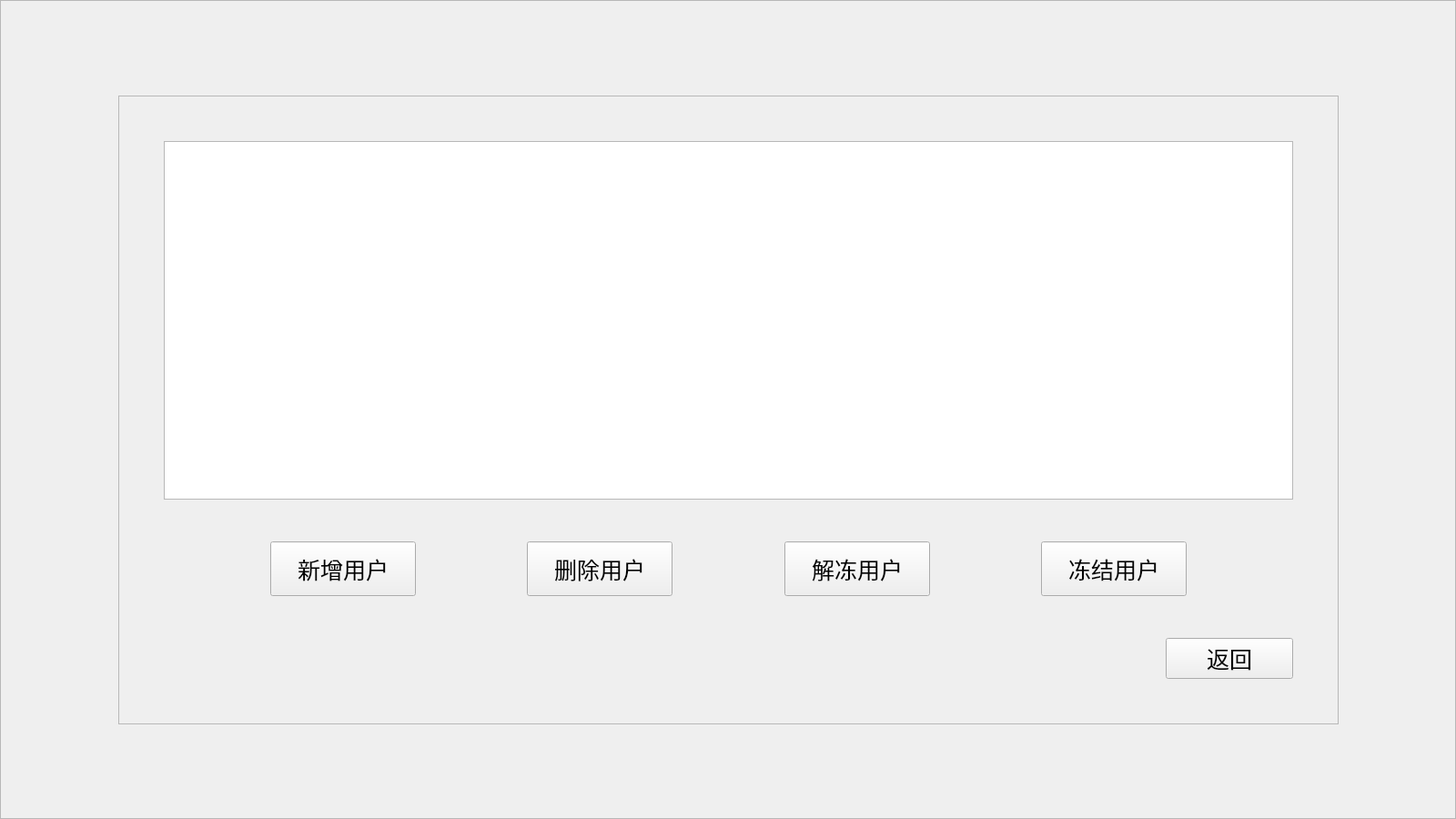
<?xml version="1.0" encoding="UTF-8"?>
<ui version="4.0">
 <class>AccountManagementWidget</class>
 <widget class="QWidget" name="AccountManagementWidget">
  <property name="geometry">
   <rect>
    <x>0</x>
    <y>0</y>
    <width>1600</width>
    <height>900</height>
   </rect>
  </property>
  <property name="sizePolicy">
   <sizepolicy hsizetype="Fixed" vsizetype="Fixed">
    <horstretch>0</horstretch>
    <verstretch>0</verstretch>
   </sizepolicy>
  </property>
  <property name="minimumSize">
   <size>
    <width>1600</width>
    <height>900</height>
   </size>
  </property>
  <property name="maximumSize">
   <size>
    <width>1600</width>
    <height>900</height>
   </size>
  </property>
  <property name="windowTitle">
   <string>Form</string>
  </property>
  <widget class="QFrame" name="frame_background">
   <property name="geometry">
    <rect>
     <x>0</x>
     <y>0</y>
     <width>1600</width>
     <height>900</height>
    </rect>
   </property>
   <property name="sizePolicy">
    <sizepolicy hsizetype="Fixed" vsizetype="Fixed">
     <horstretch>0</horstretch>
     <verstretch>0</verstretch>
    </sizepolicy>
   </property>
   <property name="minimumSize">
    <size>
     <width>1600</width>
     <height>900</height>
    </size>
   </property>
   <property name="maximumSize">
    <size>
     <width>1600</width>
     <height>900</height>
    </size>
   </property>
   <property name="frameShape">
    <enum>QFrame::StyledPanel</enum>
   </property>
   <property name="frameShadow">
    <enum>QFrame::Raised</enum>
   </property>
   <layout class="QGridLayout" name="gridLayout_2">
    <item row="0" column="0">
     <layout class="QVBoxLayout" name="verticalLayout_3">
      <item>
       <spacer name="verticalSpacer_5">
        <property name="orientation">
         <enum>Qt::Vertical</enum>
        </property>
        <property name="sizeHint" stdset="0">
         <size>
          <width>20</width>
          <height>40</height>
         </size>
        </property>
       </spacer>
      </item>
      <item>
       <layout class="QHBoxLayout" name="horizontalLayout_4">
        <item>
         <spacer name="horizontalSpacer_9">
          <property name="orientation">
           <enum>Qt::Horizontal</enum>
          </property>
          <property name="sizeHint" stdset="0">
           <size>
            <width>40</width>
            <height>20</height>
           </size>
          </property>
         </spacer>
        </item>
        <item>
         <widget class="QFrame" name="frame_login">
          <property name="sizePolicy">
           <sizepolicy hsizetype="Fixed" vsizetype="Fixed">
            <horstretch>0</horstretch>
            <verstretch>0</verstretch>
           </sizepolicy>
          </property>
          <property name="minimumSize">
           <size>
            <width>1341</width>
            <height>691</height>
           </size>
          </property>
          <property name="maximumSize">
           <size>
            <width>1341</width>
            <height>691</height>
           </size>
          </property>
          <property name="frameShape">
           <enum>QFrame::StyledPanel</enum>
          </property>
          <property name="frameShadow">
           <enum>QFrame::Raised</enum>
          </property>
          <layout class="QGridLayout" name="gridLayout">
           <item row="0" column="0">
            <layout class="QHBoxLayout" name="horizontalLayout_3">
             <item>
              <spacer name="horizontalSpacer_8">
               <property name="orientation">
                <enum>Qt::Horizontal</enum>
               </property>
               <property name="sizeType">
                <enum>QSizePolicy::Minimum</enum>
               </property>
               <property name="sizeHint" stdset="0">
                <size>
                 <width>40</width>
                 <height>20</height>
                </size>
               </property>
              </spacer>
             </item>
             <item>
              <layout class="QVBoxLayout" name="verticalLayout_2">
               <item>
                <spacer name="verticalSpacer_2">
                 <property name="orientation">
                  <enum>Qt::Vertical</enum>
                 </property>
                 <property name="sizeType">
                  <enum>QSizePolicy::Minimum</enum>
                 </property>
                 <property name="sizeHint" stdset="0">
                  <size>
                   <width>20</width>
                   <height>40</height>
                  </size>
                 </property>
                </spacer>
               </item>
               <item>
                <layout class="QVBoxLayout" name="verticalLayout">
                 <item>
                  <widget class="QTableView" name="tableView"/>
                 </item>
                 <item>
                  <spacer name="verticalSpacer">
                   <property name="orientation">
                    <enum>Qt::Vertical</enum>
                   </property>
                   <property name="sizeType">
                    <enum>QSizePolicy::Minimum</enum>
                   </property>
                   <property name="sizeHint" stdset="0">
                    <size>
                     <width>20</width>
                     <height>40</height>
                    </size>
                   </property>
                  </spacer>
                 </item>
                 <item>
                  <layout class="QHBoxLayout" name="horizontalLayout">
                   <item>
                    <spacer name="horizontalSpacer">
                     <property name="orientation">
                      <enum>Qt::Horizontal</enum>
                     </property>
                     <property name="sizeHint" stdset="0">
                      <size>
                       <width>40</width>
                       <height>20</height>
                      </size>
                     </property>
                    </spacer>
                   </item>
                   <item>
                    <widget class="QPushButton" name="addButton">
                     <property name="sizePolicy">
                      <sizepolicy hsizetype="Fixed" vsizetype="Fixed">
                       <horstretch>0</horstretch>
                       <verstretch>0</verstretch>
                      </sizepolicy>
                     </property>
                     <property name="minimumSize">
                      <size>
                       <width>160</width>
                       <height>60</height>
                      </size>
                     </property>
                     <property name="maximumSize">
                      <size>
                       <width>160</width>
                       <height>60</height>
                      </size>
                     </property>
                     <property name="font">
                      <font>
                       <pointsize>19</pointsize>
                      </font>
                     </property>
                     <property name="text">
                      <string>新增用户</string>
                     </property>
                    </widget>
                   </item>
                   <item>
                    <spacer name="horizontalSpacer_2">
                     <property name="orientation">
                      <enum>Qt::Horizontal</enum>
                     </property>
                     <property name="sizeHint" stdset="0">
                      <size>
                       <width>40</width>
                       <height>20</height>
                      </size>
                     </property>
                    </spacer>
                   </item>
                   <item>
                    <widget class="QPushButton" name="delButton">
                     <property name="sizePolicy">
                      <sizepolicy hsizetype="Fixed" vsizetype="Fixed">
                       <horstretch>0</horstretch>
                       <verstretch>0</verstretch>
                      </sizepolicy>
                     </property>
                     <property name="minimumSize">
                      <size>
                       <width>160</width>
                       <height>60</height>
                      </size>
                     </property>
                     <property name="maximumSize">
                      <size>
                       <width>160</width>
                       <height>60</height>
                      </size>
                     </property>
                     <property name="font">
                      <font>
                       <pointsize>19</pointsize>
                      </font>
                     </property>
                     <property name="text">
                      <string>删除用户</string>
                     </property>
                    </widget>
                   </item>
                   <item>
                    <spacer name="horizontalSpacer_3">
                     <property name="orientation">
                      <enum>Qt::Horizontal</enum>
                     </property>
                     <property name="sizeHint" stdset="0">
                      <size>
                       <width>40</width>
                       <height>20</height>
                      </size>
                     </property>
                    </spacer>
                   </item>
                   <item>
                    <widget class="QPushButton" name="UnfreezeButton">
                     <property name="sizePolicy">
                      <sizepolicy hsizetype="Fixed" vsizetype="Fixed">
                       <horstretch>0</horstretch>
                       <verstretch>0</verstretch>
                      </sizepolicy>
                     </property>
                     <property name="minimumSize">
                      <size>
                       <width>160</width>
                       <height>60</height>
                      </size>
                     </property>
                     <property name="maximumSize">
                      <size>
                       <width>160</width>
                       <height>60</height>
                      </size>
                     </property>
                     <property name="font">
                      <font>
                       <pointsize>19</pointsize>
                      </font>
                     </property>
                     <property name="text">
                      <string>解冻用户</string>
                     </property>
                    </widget>
                   </item>
                   <item>
                    <spacer name="horizontalSpacer_4">
                     <property name="orientation">
                      <enum>Qt::Horizontal</enum>
                     </property>
                     <property name="sizeHint" stdset="0">
                      <size>
                       <width>40</width>
                       <height>20</height>
                      </size>
                     </property>
                    </spacer>
                   </item>
                   <item>
                    <widget class="QPushButton" name="freezeButton">
                     <property name="sizePolicy">
                      <sizepolicy hsizetype="Fixed" vsizetype="Fixed">
                       <horstretch>0</horstretch>
                       <verstretch>0</verstretch>
                      </sizepolicy>
                     </property>
                     <property name="minimumSize">
                      <size>
                       <width>160</width>
                       <height>60</height>
                      </size>
                     </property>
                     <property name="maximumSize">
                      <size>
                       <width>160</width>
                       <height>60</height>
                      </size>
                     </property>
                     <property name="font">
                      <font>
                       <pointsize>19</pointsize>
                      </font>
                     </property>
                     <property name="text">
                      <string>冻结用户</string>
                     </property>
                    </widget>
                   </item>
                   <item>
                    <spacer name="horizontalSpacer_5">
                     <property name="orientation">
                      <enum>Qt::Horizontal</enum>
                     </property>
                     <property name="sizeHint" stdset="0">
                      <size>
                       <width>40</width>
                       <height>20</height>
                      </size>
                     </property>
                    </spacer>
                   </item>
                  </layout>
                 </item>
                 <item>
                  <spacer name="verticalSpacer_4">
                   <property name="orientation">
                    <enum>Qt::Vertical</enum>
                   </property>
                   <property name="sizeType">
                    <enum>QSizePolicy::Minimum</enum>
                   </property>
                   <property name="sizeHint" stdset="0">
                    <size>
                     <width>20</width>
                     <height>40</height>
                    </size>
                   </property>
                  </spacer>
                 </item>
                 <item>
                  <layout class="QHBoxLayout" name="horizontalLayout_2">
                   <item>
                    <spacer name="horizontalSpacer_6">
                     <property name="orientation">
                      <enum>Qt::Horizontal</enum>
                     </property>
                     <property name="sizeHint" stdset="0">
                      <size>
                       <width>40</width>
                       <height>20</height>
                      </size>
                     </property>
                    </spacer>
                   </item>
                   <item>
                    <widget class="QPushButton" name="backButton">
                     <property name="minimumSize">
                      <size>
                       <width>140</width>
                       <height>45</height>
                      </size>
                     </property>
                     <property name="maximumSize">
                      <size>
                       <width>140</width>
                       <height>45</height>
                      </size>
                     </property>
                     <property name="font">
                      <font>
                       <pointsize>19</pointsize>
                      </font>
                     </property>
                     <property name="text">
                      <string>返回</string>
                     </property>
                    </widget>
                   </item>
                  </layout>
                 </item>
                </layout>
               </item>
               <item>
                <spacer name="verticalSpacer_3">
                 <property name="orientation">
                  <enum>Qt::Vertical</enum>
                 </property>
                 <property name="sizeType">
                  <enum>QSizePolicy::Minimum</enum>
                 </property>
                 <property name="sizeHint" stdset="0">
                  <size>
                   <width>20</width>
                   <height>40</height>
                  </size>
                 </property>
                </spacer>
               </item>
              </layout>
             </item>
             <item>
              <spacer name="horizontalSpacer_7">
               <property name="orientation">
                <enum>Qt::Horizontal</enum>
               </property>
               <property name="sizeType">
                <enum>QSizePolicy::Minimum</enum>
               </property>
               <property name="sizeHint" stdset="0">
                <size>
                 <width>40</width>
                 <height>20</height>
                </size>
               </property>
              </spacer>
             </item>
            </layout>
           </item>
          </layout>
         </widget>
        </item>
        <item>
         <spacer name="horizontalSpacer_10">
          <property name="orientation">
           <enum>Qt::Horizontal</enum>
          </property>
          <property name="sizeHint" stdset="0">
           <size>
            <width>40</width>
            <height>20</height>
           </size>
          </property>
         </spacer>
        </item>
       </layout>
      </item>
      <item>
       <spacer name="verticalSpacer_6">
        <property name="orientation">
         <enum>Qt::Vertical</enum>
        </property>
        <property name="sizeHint" stdset="0">
         <size>
          <width>20</width>
          <height>40</height>
         </size>
        </property>
       </spacer>
      </item>
     </layout>
    </item>
   </layout>
  </widget>
 </widget>
 <resources/>
 <connections/>
</ui>
